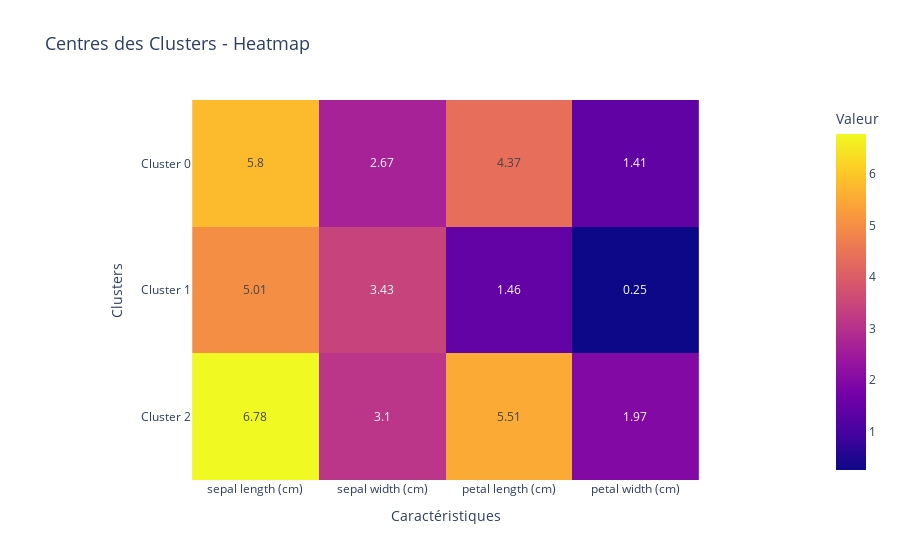

Notebook code cell kept with this figure:
### Markdown cell above
Our model is initialized and converged! Let's check out the coordinates of each cluster centers

### Code cell
# Centres des clusters (inversés pour revenir aux coordonnées originales)
cluster_centers = sc.inverse_transform(kmeans.cluster_centers_)

# Création d'un DataFrame pour les centres des clusters
matrix = pd.DataFrame(cluster_centers, columns=iris.feature_names).round(2)
matrix.index = [f"Cluster {i}" for i in range(len(cluster_centers))]  # Ajout d'étiquettes pour les clusters

# Création d'une heatmap avec Plotly Express
fig = px.imshow(
    matrix,
    text_auto=True,  # Annoter automatiquement les valeurs sur la heatmap
    labels={"x": "Caractéristiques", "y": "Clusters", "color": "Valeur"},
    title="Centres des Clusters - Heatmap"
)

# Ajustements supplémentaires pour le rendu
fig.update_layout(autosize=True, title_font_size=18)
fig.show()

### Figure 1 — Plotly figure (JSON) as saved in the notebook; plotly's stock layout.template omitted (floating-point values rounded to 4 significant figures)
{"data": [{"coloraxis": "coloraxis", "hovertemplate": "Caractéristiques: %{x}<br>Clusters: %{y}<br>Valeur: %{z}<extra></extra>", "name": "0", "texttemplate": "%{z}", "type": "heatmap", "x": ["sepal length (cm)", "sepal width (cm)", "petal length (cm)", "petal width (cm)"], "xaxis": "x", "y": ["Cluster 0", "Cluster 1", "Cluster 2"], "yaxis": "y", "z": [[5.8, 2.67, 4.37, 1.41], [5.01, 3.43, 1.46, 0.25], [6.78, 3.1, 5.51, 1.97]]}], "layout": {"autosize": true, "coloraxis": {"colorbar": {"title": {"text": "Valeur"}}, "colorscale": [[0, "#0d0887"], [0.1111, "#46039f"], [0.2222, "#7201a8"], [0.3333, "#9c179e"], [0.4444, "#bd3786"], [0.5556, "#d8576b"], [0.6667, "#ed7953"], [0.7778, "#fb9f3a"], [0.8889, "#fdca26"], [1, "#f0f921"]]}, "title": {"font": {"size": 18}, "text": "Centres des Clusters - Heatmap"}, "xaxis": {"anchor": "y", "constrain": "domain", "domain": [0, 1], "scaleanchor": "y", "title": {"text": "Caractéristiques"}}, "yaxis": {"anchor": "x", "autorange": "reversed", "constrain": "domain", "domain": [0, 1], "title": {"text": "Clusters"}}}}
